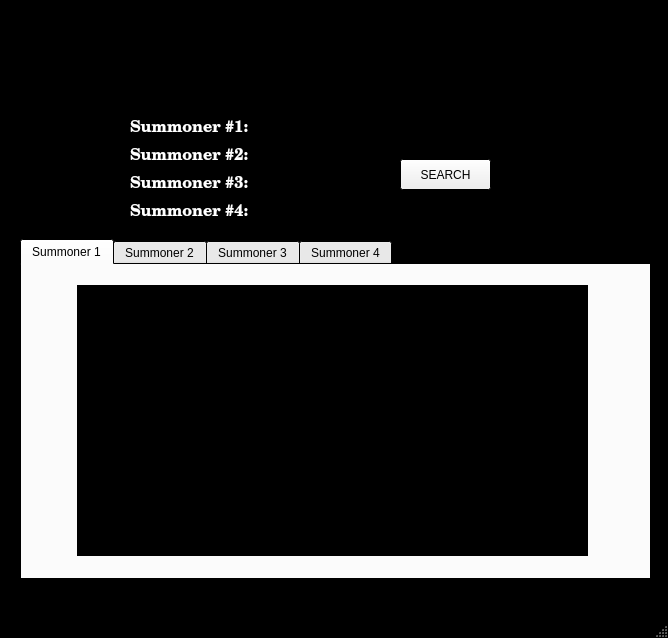
<?xml version="1.0" encoding="UTF-8"?>
<ui version="4.0">
 <class>MainWindow</class>
 <widget class="QMainWindow" name="MainWindow">
  <property name="geometry">
   <rect>
    <x>0</x>
    <y>0</y>
    <width>668</width>
    <height>638</height>
   </rect>
  </property>
  <property name="palette">
   <palette>
    <active>
     <colorrole role="Base">
      <brush brushstyle="SolidPattern">
       <color alpha="255">
        <red>0</red>
        <green>0</green>
        <blue>0</blue>
       </color>
      </brush>
     </colorrole>
     <colorrole role="Window">
      <brush brushstyle="SolidPattern">
       <color alpha="255">
        <red>0</red>
        <green>0</green>
        <blue>0</blue>
       </color>
      </brush>
     </colorrole>
    </active>
    <inactive>
     <colorrole role="Base">
      <brush brushstyle="SolidPattern">
       <color alpha="255">
        <red>0</red>
        <green>0</green>
        <blue>0</blue>
       </color>
      </brush>
     </colorrole>
     <colorrole role="Window">
      <brush brushstyle="SolidPattern">
       <color alpha="255">
        <red>0</red>
        <green>0</green>
        <blue>0</blue>
       </color>
      </brush>
     </colorrole>
    </inactive>
    <disabled>
     <colorrole role="Base">
      <brush brushstyle="SolidPattern">
       <color alpha="255">
        <red>0</red>
        <green>0</green>
        <blue>0</blue>
       </color>
      </brush>
     </colorrole>
     <colorrole role="Window">
      <brush brushstyle="SolidPattern">
       <color alpha="255">
        <red>0</red>
        <green>0</green>
        <blue>0</blue>
       </color>
      </brush>
     </colorrole>
    </disabled>
   </palette>
  </property>
  <property name="windowTitle">
   <string>Sean's League Program</string>
  </property>
  <widget class="QWidget" name="centralwidget">
   <widget class="QLabel" name="lolImage">
    <property name="geometry">
     <rect>
      <x>210</x>
      <y>0</y>
      <width>251</width>
      <height>101</height>
     </rect>
    </property>
    <property name="styleSheet">
     <string notr="true">image: url(:/lol-icon/lol-logo.png);</string>
    </property>
    <property name="text">
     <string/>
    </property>
    <property name="pixmap">
     <pixmap>../../Users/Sean Blevins/.designer/backup/Images/lol-logo.png</pixmap>
    </property>
    <property name="scaledContents">
     <bool>true</bool>
    </property>
   </widget>
   <widget class="QTabWidget" name="inputsCanvas">
    <property name="geometry">
     <rect>
      <x>20</x>
      <y>220</y>
      <width>631</width>
      <height>341</height>
     </rect>
    </property>
    <property name="currentIndex">
     <number>0</number>
    </property>
    <widget class="QWidget" name="tab">
     <attribute name="title">
      <string>Summoner 1</string>
     </attribute>
     <widget class="QTextBrowser" name="summ1Data">
      <property name="geometry">
       <rect>
        <x>55</x>
        <y>20</y>
        <width>511</width>
        <height>271</height>
       </rect>
      </property>
     </widget>
    </widget>
    <widget class="QWidget" name="tab_2">
     <attribute name="title">
      <string>Summoner 2</string>
     </attribute>
    </widget>
    <widget class="QWidget" name="tab_3">
     <attribute name="title">
      <string>Summoner 3</string>
     </attribute>
    </widget>
    <widget class="QWidget" name="tab_4">
     <attribute name="title">
      <string>Summoner 4</string>
     </attribute>
    </widget>
   </widget>
   <widget class="QWidget" name="formLayoutWidget">
    <property name="geometry">
     <rect>
      <x>130</x>
      <y>100</y>
      <width>241</width>
      <height>121</height>
     </rect>
    </property>
    <layout class="QFormLayout" name="formLayout">
     <item row="1" column="0">
      <widget class="QLabel" name="label">
       <property name="font">
        <font>
         <family>Century</family>
         <pointsize>12</pointsize>
         <weight>50</weight>
         <bold>false</bold>
        </font>
       </property>
       <property name="styleSheet">
        <string notr="true">color: rgb(255, 255, 255);</string>
       </property>
       <property name="text">
        <string>&lt;html&gt;&lt;head/&gt;&lt;body&gt;&lt;p&gt;&lt;span style=&quot; font-size:12pt; font-weight:600;&quot;&gt;Summoner #1:&lt;/span&gt;&lt;/p&gt;&lt;/body&gt;&lt;/html&gt;</string>
       </property>
      </widget>
     </item>
     <item row="1" column="1">
      <widget class="QLineEdit" name="summoner1Input"/>
     </item>
     <item row="2" column="0">
      <widget class="QLabel" name="label_2">
       <property name="font">
        <font>
         <family>Century</family>
         <pointsize>12</pointsize>
         <weight>50</weight>
         <bold>false</bold>
        </font>
       </property>
       <property name="styleSheet">
        <string notr="true">color: rgb(255, 255, 255);</string>
       </property>
       <property name="text">
        <string>&lt;html&gt;&lt;head/&gt;&lt;body&gt;&lt;p&gt;&lt;span style=&quot; font-size:12pt; font-weight:600;&quot;&gt;Summoner #2:&lt;/span&gt;&lt;/p&gt;&lt;/body&gt;&lt;/html&gt;</string>
       </property>
      </widget>
     </item>
     <item row="3" column="0">
      <widget class="QLabel" name="label_3">
       <property name="font">
        <font>
         <family>Century</family>
         <pointsize>12</pointsize>
         <weight>50</weight>
         <bold>false</bold>
        </font>
       </property>
       <property name="styleSheet">
        <string notr="true">color: rgb(255, 255, 255);</string>
       </property>
       <property name="text">
        <string>&lt;html&gt;&lt;head/&gt;&lt;body&gt;&lt;p&gt;&lt;span style=&quot; font-size:12pt; font-weight:600;&quot;&gt;Summoner #3:&lt;/span&gt;&lt;/p&gt;&lt;/body&gt;&lt;/html&gt;</string>
       </property>
      </widget>
     </item>
     <item row="4" column="0">
      <widget class="QLabel" name="label_4">
       <property name="font">
        <font>
         <family>Century</family>
         <pointsize>12</pointsize>
         <weight>50</weight>
         <bold>false</bold>
        </font>
       </property>
       <property name="styleSheet">
        <string notr="true">color: rgb(255, 255, 255);</string>
       </property>
       <property name="text">
        <string>&lt;html&gt;&lt;head/&gt;&lt;body&gt;&lt;p&gt;&lt;span style=&quot; font-size:12pt; font-weight:600;&quot;&gt;Summoner #4:&lt;/span&gt;&lt;/p&gt;&lt;/body&gt;&lt;/html&gt;</string>
       </property>
      </widget>
     </item>
     <item row="2" column="1">
      <widget class="QLineEdit" name="summoner2Input"/>
     </item>
     <item row="3" column="1">
      <widget class="QLineEdit" name="summoner3Input"/>
     </item>
     <item row="4" column="1">
      <widget class="QLineEdit" name="summoner4Input"/>
     </item>
    </layout>
   </widget>
   <widget class="QPushButton" name="searchButton">
    <property name="geometry">
     <rect>
      <x>400</x>
      <y>140</y>
      <width>91</width>
      <height>31</height>
     </rect>
    </property>
    <property name="styleSheet">
     <string notr="true"/>
    </property>
    <property name="text">
     <string>SEARCH</string>
    </property>
   </widget>
  </widget>
  <widget class="QMenuBar" name="menubar">
   <property name="geometry">
    <rect>
     <x>0</x>
     <y>0</y>
     <width>668</width>
     <height>21</height>
    </rect>
   </property>
   <widget class="QMenu" name="menuPre_game_Search">
    <property name="title">
     <string>Pre-game Search</string>
    </property>
   </widget>
   <addaction name="menuPre_game_Search"/>
  </widget>
  <widget class="QStatusBar" name="statusbar"/>
 </widget>
 <resources>
  <include location="Images/test.qrc"/>
 </resources>
 <connections/>
</ui>
